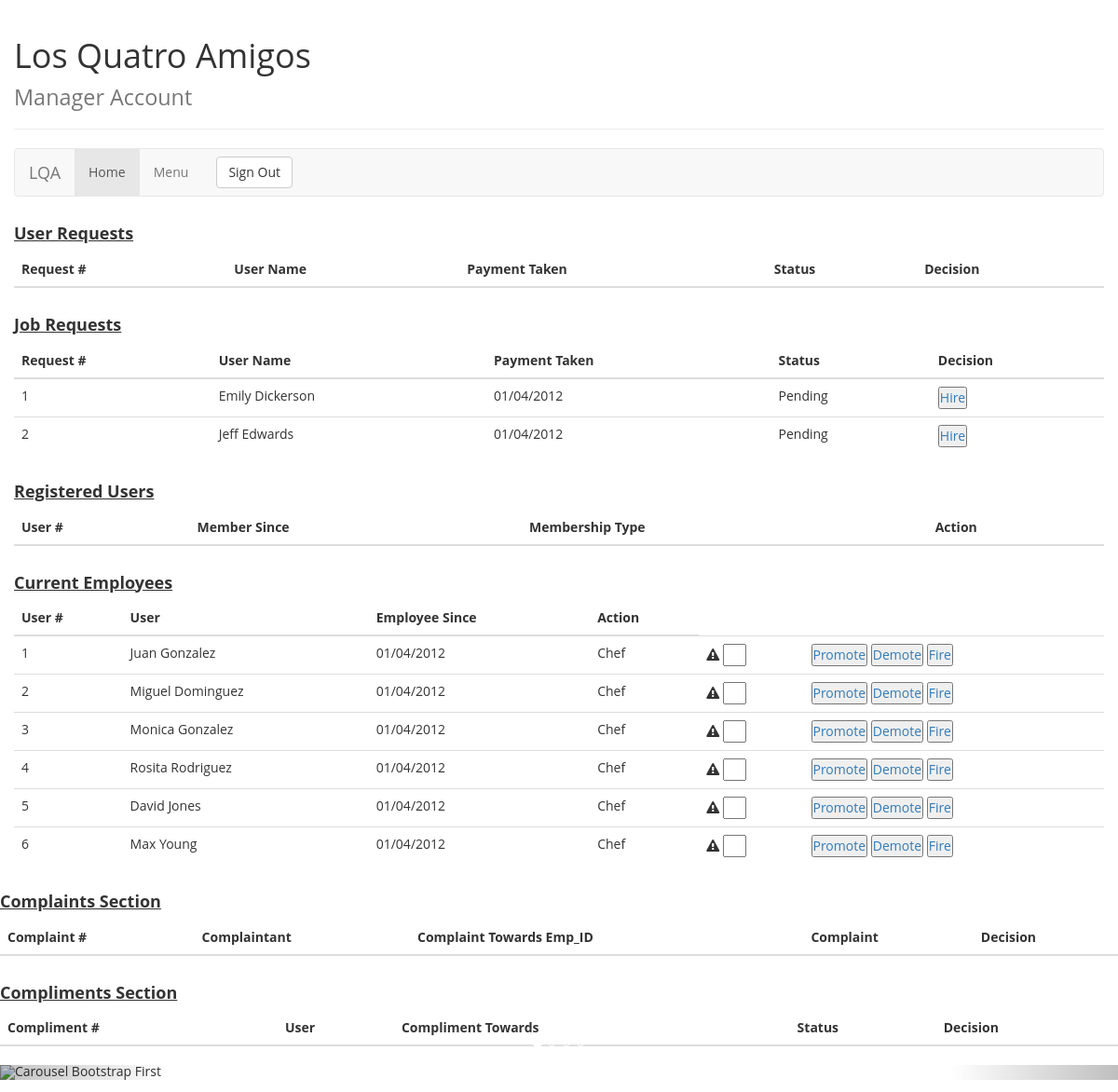
The page /accept_user/a on the database as committed earlier.
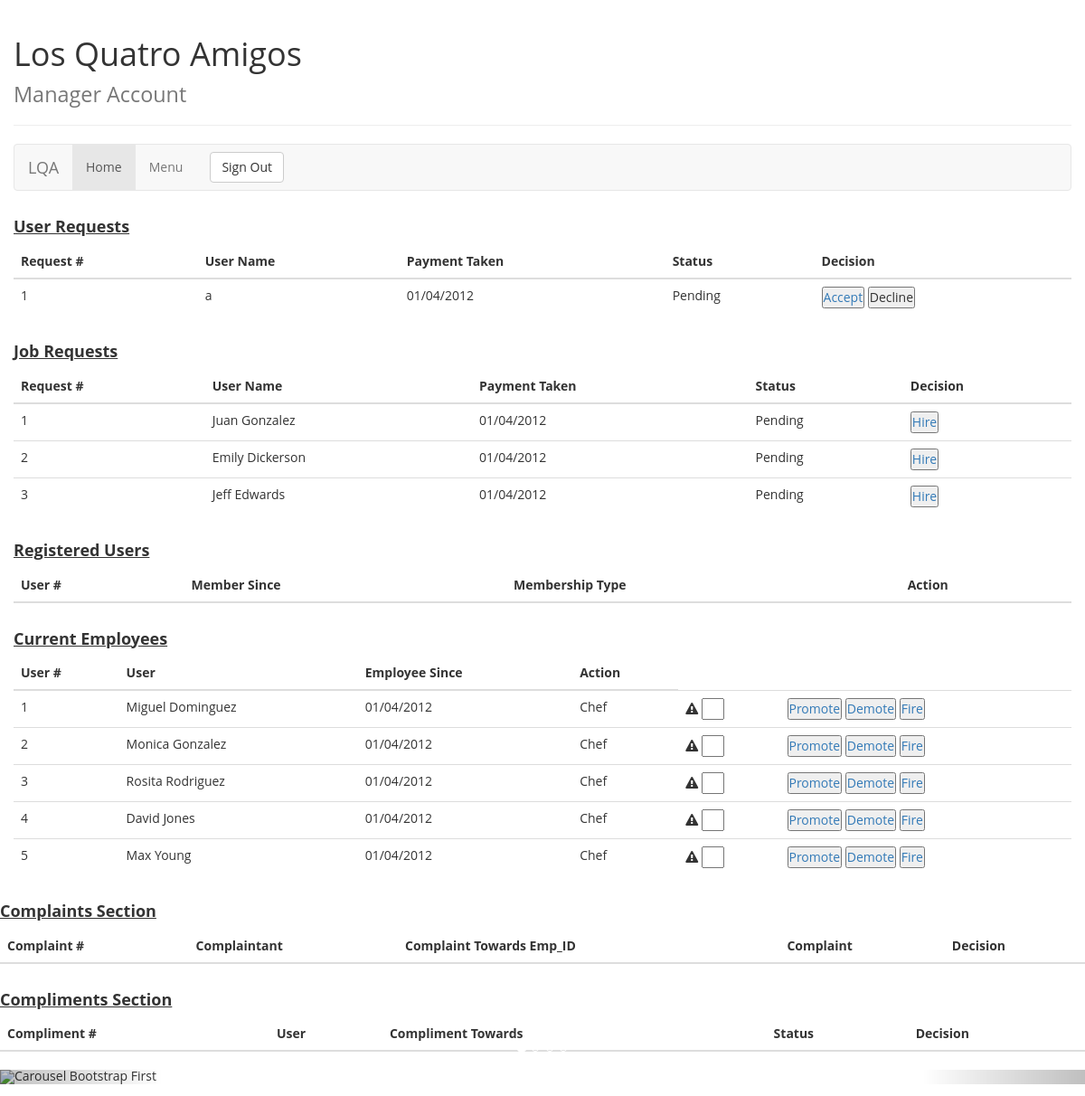
The same page on the database as committed later.
### tables this page shows
CREATE TABLE employees (
    emp_id VARCHAR(5) not null,
    password varchar(20) not null,
    emp_fname varchar(20) not null,
    emp_lname varchar(20) not null,
    address varchar(40) not null,
    city varchar(20) not null,
    state nchar(2) not null,
    postal char(5) not null,
    apt varchar(5),
    phone nchar(10) not null,
    ssn varchar(9),
    birthdate DATE not null,
    salary decimal(5,2) not null,
    date_hired [timestamp] timestamp,
    hired nchar(1) not null,
    demotions int,
    compliments int,
    complaints int,
    PRIMARY KEY (emp_id)
    );

CREATE TABLE users (
    user_id VARCHAR(9) not null,
    f_name varchar(20) not null,
    l_name varchar(40) not null,
    password VARCHAR(20) NOT NULL,
    address varchar(40) not null,
    city varchar(20) not null,
    state nchar(2) not null,
    postal nchar(5) not null,
    apt varchar(5),
    longitude decimal(9,6),
    latitude decimal (9,6),
    phone nchar(10) not null,
    memb_since DATE not null,
    acc_funds decimal(7,2) not null,
    registered nchar(1) not null,
    warnings int,
    PRIMARY KEY (user_id)
    );

### app/models/views.py (the view)
@app.route('/accept_user/<user>', methods=['GET'])
def accept_user(user):
    db = db_connect()
    db.register(user)
    return view_management_page()

### app/models/models.py (called while the page is built)
    def select_all_hired_employees(self):
        result = self.cur.execute("SELECT * FROM employees WHERE hired = 1").fetchall()
        return result

    def select_all_pending_employees(self):
        result = self.cur.execute("SELECT * FROM employees WHERE hired = 0").fetchall()
        return result

    def select_all_unregistered_users(self):
        result = self.cur.execute("SELECT * FROM users WHERE registered = 0").fetchall()
        return result

    def select_all_registered_users(self):
        result = self.cur.execute("SELECT * FROM users Where registered = 1").fetchall()
        return result

    def select_all_pending_complaints(self):
        result = self.cur.execute("SELECT * FROM complaints WHERE approval=0").fetchall()
        return result

    def register(self,user_id):
        self.cur.execute("UPDATE users SET registered=1 WHERE user_id = '%s'" %user_id)
        self.con.commit()

### app/models/views.py (called while the page is built)
@app.route('/loginManager')
def view_management_page():
    db = db_connect()
    unregistered_users = db.select_all_unregistered_users()
    registered = db.select_all_registered_users()
    hired_employees = db.select_all_hired_employees()
    unhired_employees = db.select_all_pending_employees()
    list_of_complaints = db.select_all_pending_complaints()
    return render_template("loginMANAGER.html", registered_users=registered, unregistered=unregistered_users,
                           hired_employees=hired_employees, unhired_employees=unhired_employees, complaints=list_of_complaints )

### app/templates/loginMANAGER.html (shortened to what this page needs)
<!DOCTYPE html>
<html lang="en">
  <head>
    <link href="{{ url_for('static', filename='style.css') }}" rel="stylesheet">
    <link href="{{ url_for('static', filename='bootstrap/css/bootstrap.css') }}" rel="stylesheet">
    <link rel="stylesheet" href="{{ url_for('static', filename='font-awesome-4.7.0/css/font-awesome.min.css') }}">
  </head>
  <body>
    <div class="container-fluid">
	<div class="row">
		<div class="col-md-12">
			<div class="page-header">
				<h1>
					Los Quatro Amigos <br> <small> Manager Account </small>
				</h1>
			</div>
			<nav class="navbar navbar-default" role="navigation">
				<div class="navbar-header">
					 <a class="navbar-brand" href="#">LQA</a>
				</div>
				<div class="collapse navbar-collapse" id="bs-example-navbar-collapse-1">
					<ul class="nav navbar-nav">
						<li class="active">
							<a href="#">Home</a>
						</li>
						<li>
							<a href="#">Menu</a>
						</li>
					</ul>
					<form class="navbar-form navbar-left" role="search" action={{ url_for('logout') }}>
						<button type="submit" class="btn btn-default">
							Sign Out
						</button>
				</div>
			</nav>
		</div>
	</div>
	<div class="row">
		<div class="col-md-12">
            <h4> <strong style="text-decoration: underline"> User Requests </strong> </h4>
			<table class="table">
				<thead>
					<tr>
						<th>
							Request #
						</th>
						<th>
							User Name
						</th>
						<th>
							Payment Taken
						</th>
						<th>
							Status
						</th>
                        <th>
                            Decision
                        </th>
					</tr>
				</thead>
				<tbody>
                {% for accept_user in unregistered %}
                <tr>
                    <td>
                         {{ loop.index }}
                    </td>
                    <td>
                        {{ accept_user[1] }}
                    </td>
                    <td>
                        01/04/2012
                    </td>
                    <td>
                        Pending
                    </td>
                    <td>
                        <button type="button" ><a href="{{ url_for('accept_user', user=accept_user[0] ) }}">Accept </a></button>
                        <button type="button">Decline</button>
                    </td>
                </tr>
                {% endfor %}
                </tbody>
			</table>
		</div>
	</div>
	<div class="row">
		<div class="col-md-12">
        <h4> <strong style="text-decoration: underline"> Job Requests </strong> </h4>
			<table class="table">
				<thead>
					<tr>
						<th>
							Request #
						</th>
						<th>
							User Name
						</th>
						<th>
							Payment Taken
						</th>
						<th>
							Status
						</th>
                        <th>
                            Decision
                        </th>
					</tr>
				</thead>
				<tbody>
                    {% for unhired_employee in unhired_employees %}
                    <tr>
                        <td>
                             {{ loop.index }}
                        </td>
                        <td>
                            {{ unhired_employee[2] }} {{ unhired_employee[3] }}
                        </td>
                        <td>
                            01/04/2012
                        </td>
                        <td>
                            Pending
                        </td>
                        <td>
                            <button type="button" ><a href="{{ url_for('hire', empl_name=unhired_employee[0]) }}">Hire </a></button>
                        </td>
                    </tr>
                 {% endfor %}
                </tbody>
			</table>
		</div>
	</div>
	<div class="row">
		<div class="col-md-12">
        <h4> <strong style="text-decoration: underline"> Registered Users </strong> </h4>
			<table class="table">
				<thead>
					<tr>
						<th>
							User #
						</th>
						<th>
							Member Since
						</th>
						<th>
                            Membership Type
						</th>
						<th>
							Action
						</th>
					</tr>
				</thead>
			</table>
		</div>
	</div>
	<div class="row">
		<div class="col-md-12">
         <h4> <strong style="text-decoration: underline"> Current Employees </strong> </h4>
			<table class="table">
					<thead>
						<tr>
							<th>
								User #
							</th>
							<th>
								User
							</th>
							<th>
								Employee Since
							</th>
							<th>
								Action
							</th>
						</tr>
					</thead>
					<tbody>
                      {% for employees in hired_employees %}
                      <tr>
                      <td>
                      {{ loop.index }}
                      </td>
                      <td>
                      {{employees[2]}} {{employees[3]}}
                      </td>
                      <td>
                      01/04/2012
                      </td>
                      <td>
                      Chef
                      </td>
                      <td>
                      <form >
                      <span class="fa fa-exclamation-triangle" aria-hidden="true"> </span> <input type="text" name="first_name" style="width: 25px"/>
                      </form>
                      </td>
                      <td>
                      <button type="button" ><a href="{{ url_for('promote', empl_name=employees[0]) }}"> Promote </a></button>
                      <button type="button" ><a href="{{ url_for('demote', empl_name=employees[0]) }}"> Demote </a></button>
                      <button type="button" ><a href="{{ url_for('fire', empl_name=employees[0]) }}"> Fire </a></button>
                      </td>
                      </tr>
                     {% endfor %}
                    </tbody>
			</table>
		</div>
	</div>
</div>
        <div class="row">
		<div class="col-md-12">
        <h4> <strong style="text-decoration: underline"> Complaints Section </strong> </h4>
			<table class="table">
				<thead>
					<tr>
						<th>
							Complaint #
						</th>
						<th>
							Complaintant
						</th>
						<th>
							Complaint Towards Emp_ID
						</th>
						<th>
							Complaint
						</th>
                        <th>
                            Decision
                        </th>
					</tr>
				</thead>
			</table>
		</div>
	</div>
    <div class="row">
		<div class="col-md-12">
        <h4> <strong style="text-decoration: underline"> Compliments Section </strong> </h4>
			<table class="table">
				<thead>
					<tr>
						<th>
							Compliment #
						</th>
						<th>
							User
						</th>
						<th>
							Compliment Towards
						</th>
						<th>
							Status
						</th>
                        <th>
                            Decision
                        </th>
					</tr>
				</thead>
			</table>
		</div>
	</div>
	<div class="carousel slide" id="carousel-361270">
		<ol class="carousel-indicators">
			<li class="active" data-slide-to="1" data-target="#carousel-361270">
			</li>
			<li data-slide-to="2" data-target="#carousel-361270">
			</li>
			<li data-slide-to="3" data-target="#carousel-361270">
			</li>
			<li data-slide-to="4" data-target="#carousel-361270">
			</li>
		</ol>
		<div class="carousel-inner">
			<div class="item active">
				<img alt="Carousel Bootstrap First" src="https://www.okchicas.com/wp-content/uploads/2016/02/Comida-mexicana-17.jpg" style="margin-left: auto; margin-right: auto ">
			</div>
		</div> <a class="left carousel-control" href="#carousel-361270" data-slide="prev"><span class="glyphicon glyphicon-chevron-left"></span></a> <a class="right carousel-control" href="#carousel-361270" data-slide="next"><span class="glyphicon glyphicon-chevron-right"></span></a>
	</div>
  </body>
</html>

### app/static/style.css (style rules this page uses)
* { margin: 0px auto; padding: 0px; font-family: 'Open Sans', sans-serif; }

Rows that differ between the two databases and show on the page:
added users: f_name "a"
changed employees "Juan": moves from the list under "Current Employees" to the list under "Job Requests"
